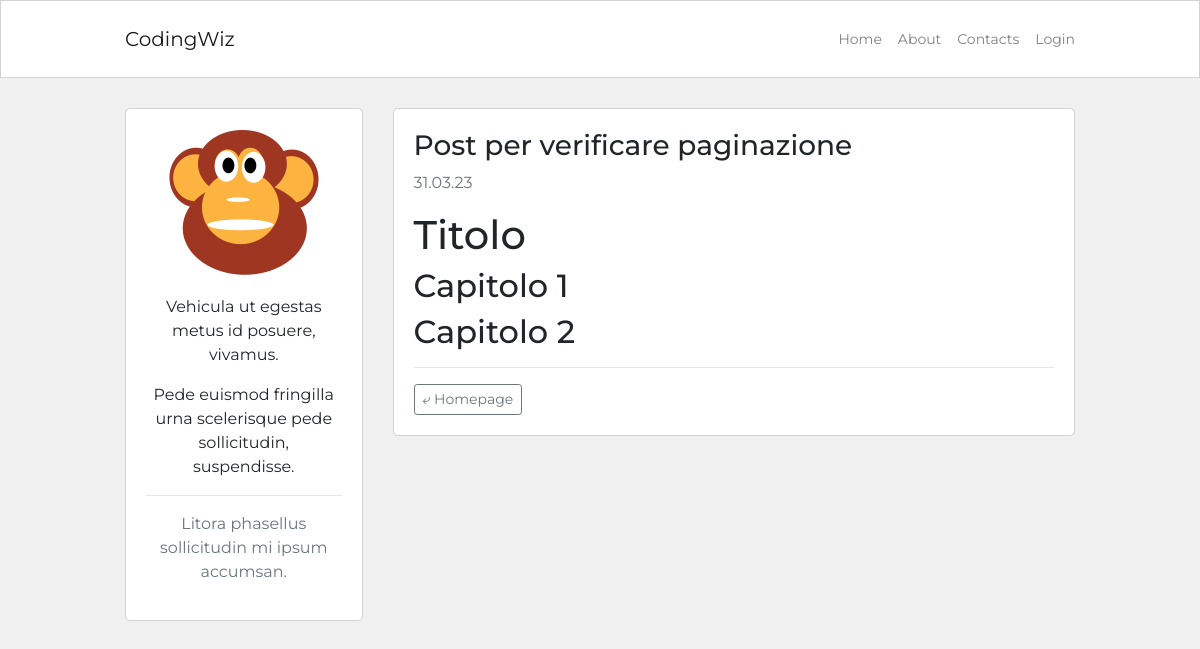
Page /post/post-per-verificare-paginazione-1hi1o7 on the committed database.
### blog/models.py (models this page shows, shortened)
class Post(db.Model):
    id = db.Column(db.Integer, primary_key=True)
    user_id = db.Column(db.Integer, db.ForeignKey('user.id'), nullable=False)
    created_at = db.Column(db.DateTime, default=datetime.now)
    title = db.Column(db.String(120), nullable=False)
    description = db.Column(db.String(240))
    body = db.Column(db.Text(), nullable=False)
    slug = db.Column(db.String(250))
    image = db.Column(db.String(120))

### blog/routes.py (the view)
@app.route('/post/<string:post_slug>')
def post_detail(post_slug):
    post_instance = Post.query.filter_by(slug=post_slug).first_or_404()
    return render_template('post_detail.html', post=post_instance)

### blog/templates/post_detail.html (shortened to what this page needs)
{% extends 'base.html' %}
{% block content %}
    <div class="container content-container">
        <div class="row no-gutters">
            <div class="col-md-9 order-md-2">
                {% if post.image %}
                <div class="post-image-block">
                    <img class="img-fluid post-image" src="{{ url_for('static', filename='img/posts/' + post.image) }}" alt="">
                </div>
                <div class="post-page-block no-border-top">
                {% else %}
                <div class="post-page-block">
                {% endif %}
                <h3>{{ post.title }}</h3>
                <p class="p-small-created-date text-muted">{{ post.created_at.strftime('%d.%m.%y') }}</p>
                <p >{{ post.body|markdown }}</p>
                <hr>
                <a class="btn btn-sm btn-outline-secondary" href="{{ url_for('homepage') }}">⤶ Homepage</a>
                </div>
            </div>
            <div class="col-md-3 order-md-1">
                {% include 'about_me_snippet.html' %}
            </div>
        </div>
    </div>
{% endblock content %}

### blog/static/blog.css (style rules this page uses)
html, body { font-family: 'Montserrat', sans-serif; background-color: #f0f0f0; }
.content-container { max-width: 950px; margin-top: 30px; margin-bottom: 30px; padding: 0px; }
.post-page-block { background-color: #fff; border: 1px solid #d3d3d3; border-radius: 5px; padding: 20px; margin-bottom: 30px; }
@media (min-width: 768px) { .post-page-block { margin-left: 30px; } }

### rows in the picture
Post: title "Post per verificare paginazione", created_at "31.03.23", body "Titolo Capitolo 1 Capitolo 2"
